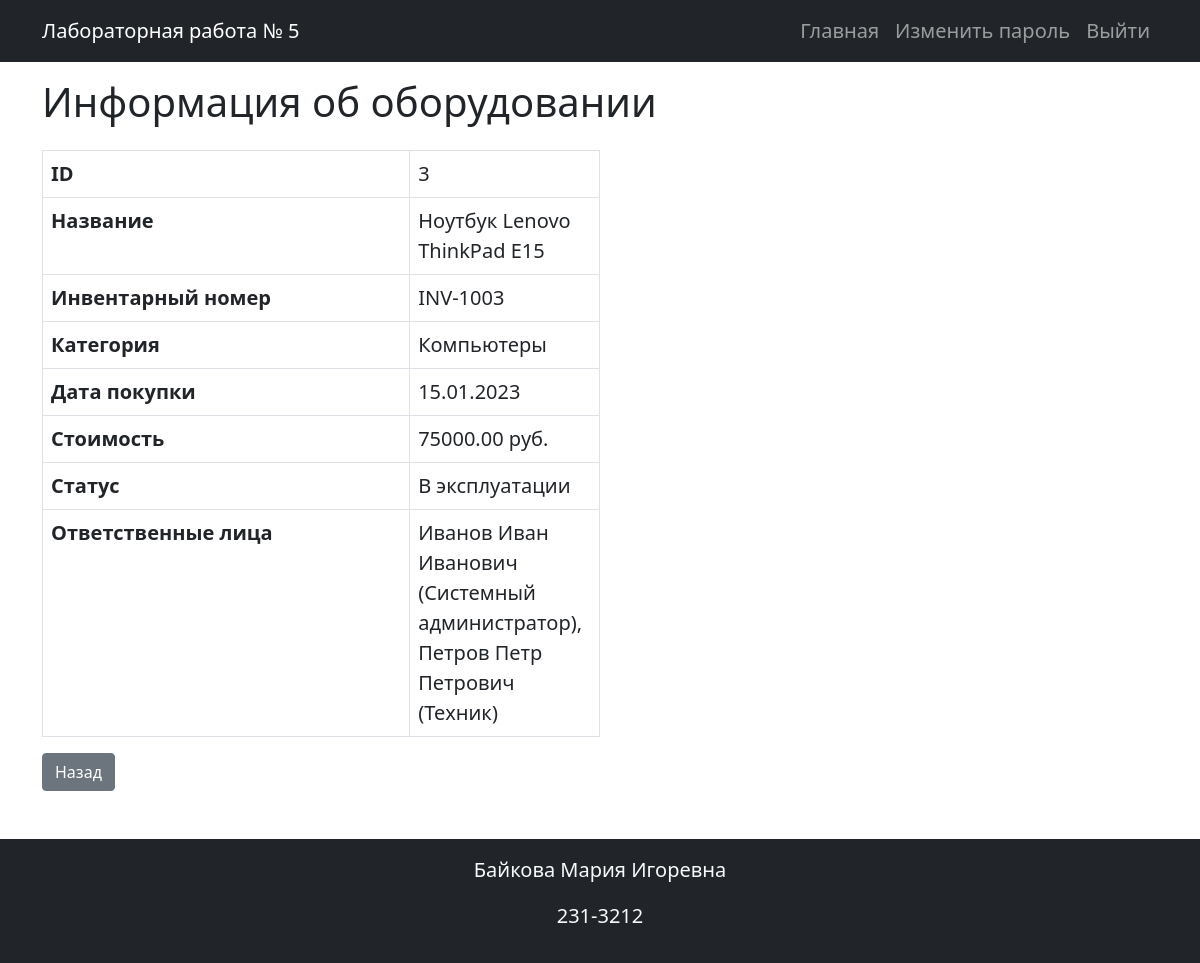
The page /equipment/3 (signed in) on the database its author committed.
### models.py (models this page shows)
class Equipment(db.Model):
    id = db.Column(db.Integer, primary_key=True)
    name = db.Column(db.String(255), nullable=False)
    inventory_number = db.Column(db.String(100), nullable=False, unique=True)
    category_id = db.Column(db.Integer, db.ForeignKey('category.id'), nullable=False)
    purchase_date = db.Column(db.Date, nullable=False)
    cost = db.Column(db.Numeric(10, 2), nullable=False)
    status = db.Column(db.Enum('В эксплуатации', 'На ремонте', 'Списано'), nullable=False, default='In_use')
    category = db.relationship('Category', backref='equipments')
    photos = db.relationship('Photo', backref='equipment', cascade='all, delete-orphan')
    service_records = db.relationship('ServiceHistory', backref='equipment', cascade='all, delete-orphan')
    responsible_persons = db.relationship('ResponsiblePerson', secondary=equipment_responsible, back_populates='equipments')

class Category(db.Model):
    id = db.Column(db.Integer, primary_key=True)
    name = db.Column(db.String(100), nullable=False)
    description = db.Column(db.Text, nullable=False)

class ResponsiblePerson(db.Model):
    id = db.Column(db.Integer, primary_key=True)
    full_name = db.Column(db.String(255), nullable=False)
    position = db.Column(db.String(100), nullable=False)
    contact_info = db.Column(db.String(255), nullable=False)
    equipments = db.relationship('Equipment', secondary=equipment_responsible, back_populates='responsible_persons')

### equipment_bp.py (the view)
@equipment_bp.route('/<int:equipment_id>')
@login_required
@check_rights('view_equipment')
def view_equipment(equipment_id):
    equipment = Equipment.query.get_or_404(equipment_id)
    return render_template('view_equipment.html', equipment=equipment)

### app.py (called while the page is built, shortened)
@login_manager.user_loader
def load_user(user_id):
    return db.session.get(User, int(user_id))

@app.before_request
def init_db():
    db.create_all()

### permission.py (called while the page is built)
def check_rights(permission):
    def decorator(view_func):
        @wraps(view_func)
        def wrapper(*args, **kwargs):
            role_name = current_user.role.name if current_user.is_authenticated and current_user.role else None
            allowed = permission in ROLE_PERMISSIONS.get(role_name, set())
            if not allowed:
                flash("У вас недостаточно прав для доступа к данной странице.", "warning")
                return redirect(url_for("index"))
            return view_func(*args, **kwargs)
        return wrapper
    return decorator

### templates/view_equipment.html
{% extends 'base.html' %}
{% block content %}
<h1 class="mb-4">Информация об оборудовании</h1>
<table class="table table-bordered w-50">
    <tr>
        <th>ID</th>
        <td>{{ equipment.id }}</td>
    </tr>
    <tr>
        <th>Название</th>
        <td>{{ equipment.name }}</td>
    </tr>
    <tr>
        <th>Инвентарный номер</th>
        <td>{{ equipment.inventory_number }}</td>
    </tr>
    <tr>
        <th>Категория</th>
        <td>{{ equipment.category.name }}</td>
    </tr>
    <tr>
        <th>Дата покупки</th>
        <td>{{ equipment.purchase_date.strftime('%d.%m.%Y') if equipment.purchase_date else '—' }}</td>
    </tr>
    <tr>
        <th>Стоимость</th>
        <td>{{ equipment.cost }} руб.</td>
    </tr>
    <tr>
        <th>Статус</th>
        <td>{{ equipment.status }}</td>
    </tr>
    <tr>
        <th>Ответственные лица</th>
        <td>
            {% for person in equipment.responsible_persons %}
                {{ person.full_name }} ({{ person.position }}){% if not loop.last %}, {% endif %}
            {% else %}
                —
            {% endfor %}
        </td>
    </tr>
</table>
<a href="{{ url_for('index') }}" class="btn btn-secondary">Назад</a>
{% endblock %}

### static/styles.css (style rules this page uses)
body { font-size: 1.25rem; }
.table th:nth-child(1), .table td:nth-child(1) { width: 350px; }
.table th:nth-child(2), .table td:nth-child(2) { width: 160px; }

### rows shown on the page
Equipment: id "3", name "Ноутбук Lenovo ThinkPad E15", inventory_number "INV-1003", purchase_date "15.01.2023", cost "75000.00", status "В эксплуатации"
Category: category.name "Компьютеры"
ResponsiblePerson: full_name "Иванов Иван Иванович", position "Системный администратор"
ResponsiblePerson: full_name "Петров Петр Петрович", position "Техник"
